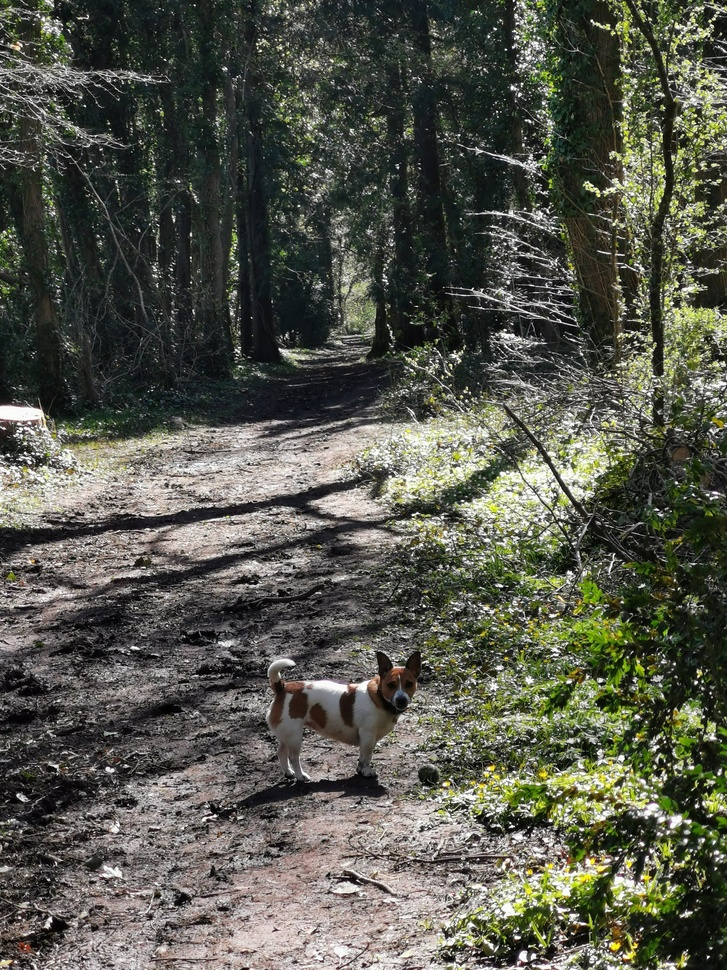
#> input picture Maxi.jpg, 727 x 970 px, shrunk from 2736 x 3648 before the run
$ python pillow.py
#> lines starting #> are read from the running program, lines starting #| are printed output that depends on the picture
from PIL import Image

image = Image.open('Maxi.jpg')
#> image is the input picture: PIL image 727x970 RGB; mean R, G, B 86.1, 87.7, 76.6
image.show()

# 180 Image rotate Image up side down 🙃
image = Image.open('Maxi.jpg')
image_rotate = image.rotate(180)
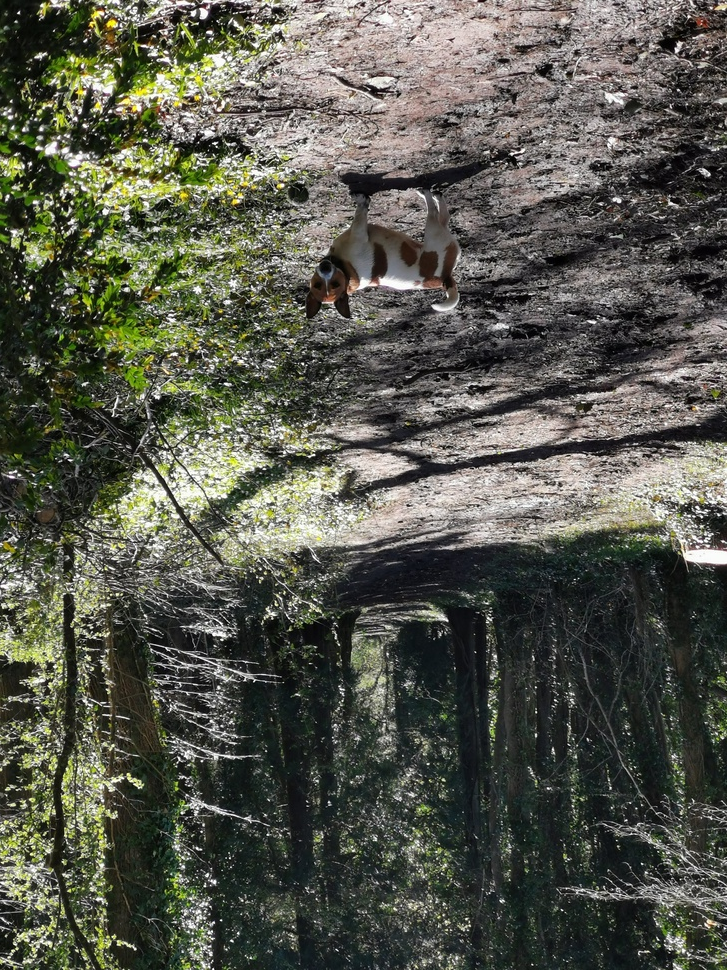
#> image_rotate: PIL image 727x970 RGB; mean R, G, B 86.1, 87.7, 76.6
image_rotate.show()

$ run again, with Wolf from home in pl.jpg copied over Maxi.jpg
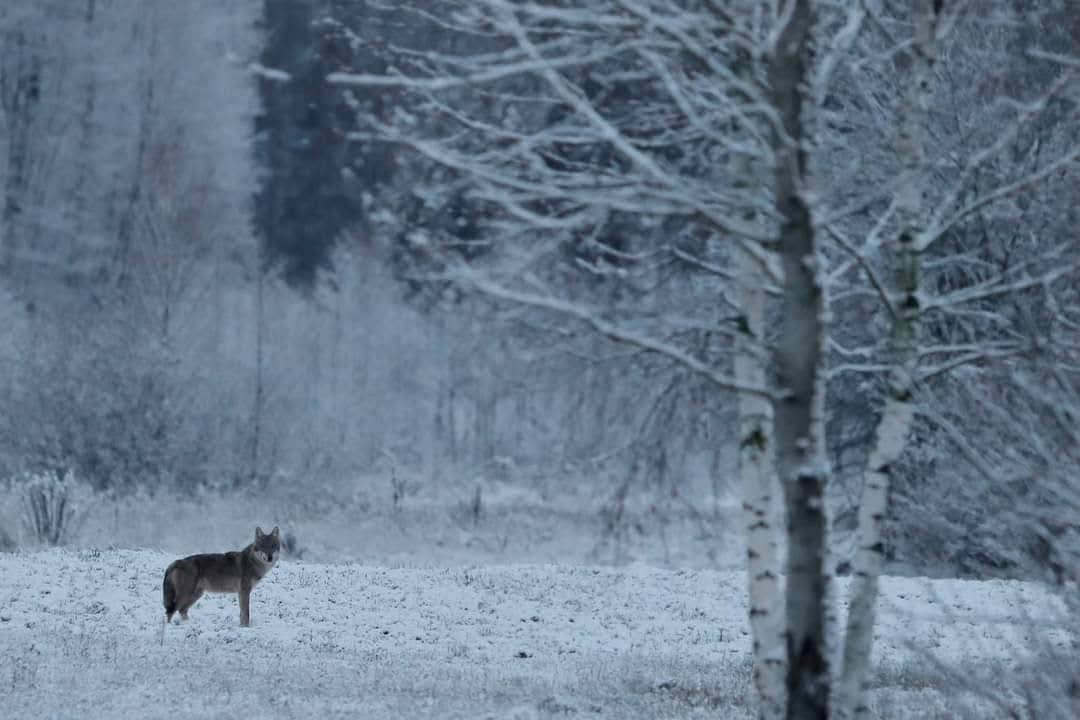
#> input picture Wolf from home in pl.jpg, 1080 x 720 px
#> image is the input picture: PIL image 1080x720 RGB; mean R, G, B 102.1, 119.9, 139.2
#> `image_rotate = image.rotate(180)`:
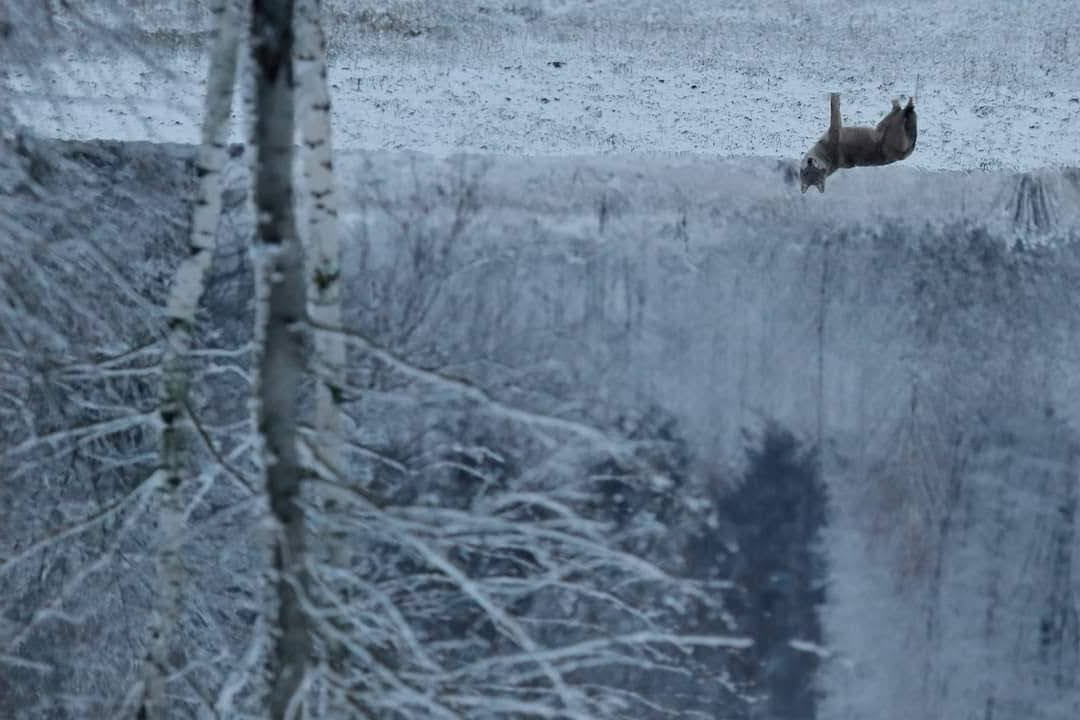
#> image_rotate: PIL image 1080x720 RGB; mean R, G, B 102.1, 119.9, 139.2

$ run again, with bird.jpg copied over Maxi.jpg
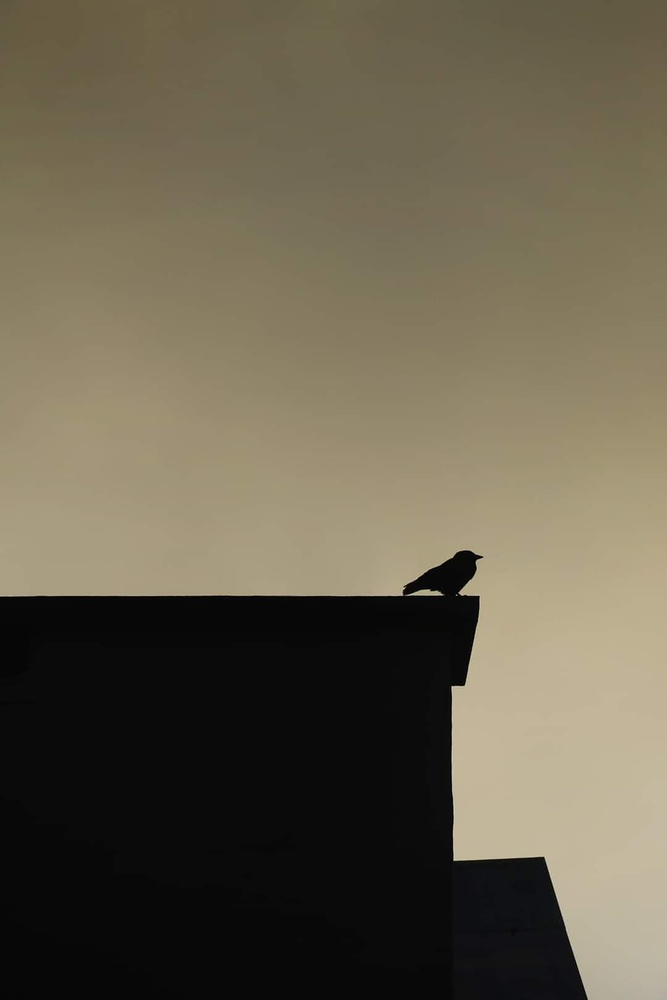
#> input picture bird.jpg, 667 x 1000 px, shrunk from 1080 x 1620 before the run
#> image is the input picture: PIL image 667x1000 RGB; mean R, G, B 103.3, 95.6, 77.3
#> `image_rotate = image.rotate(180)`:
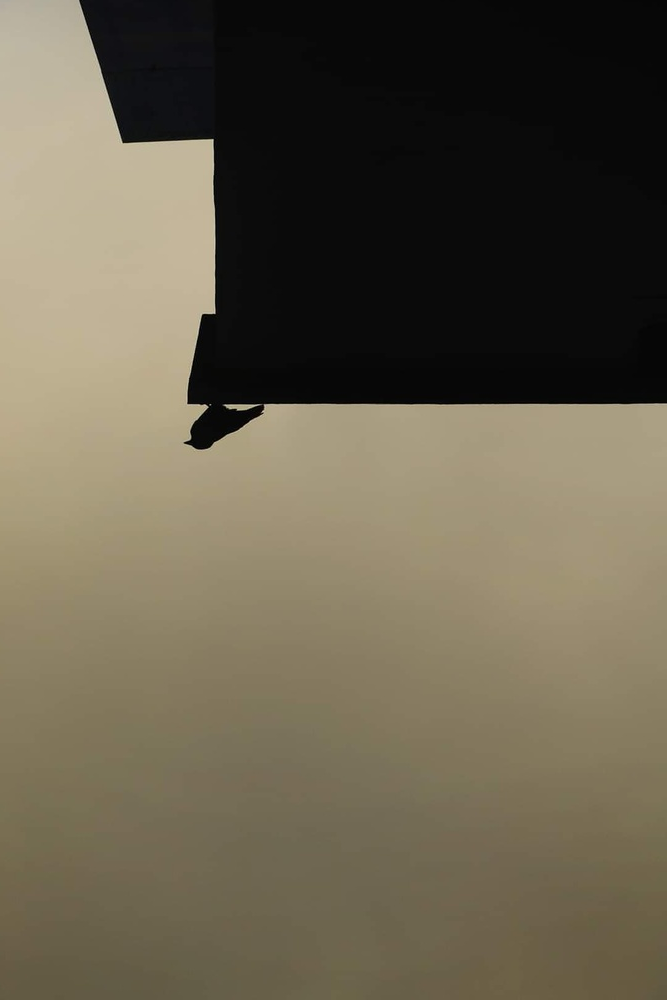
#> image_rotate: PIL image 667x1000 RGB; mean R, G, B 103.3, 95.6, 77.3

$ run again, with field in pl.jpg copied over Maxi.jpg
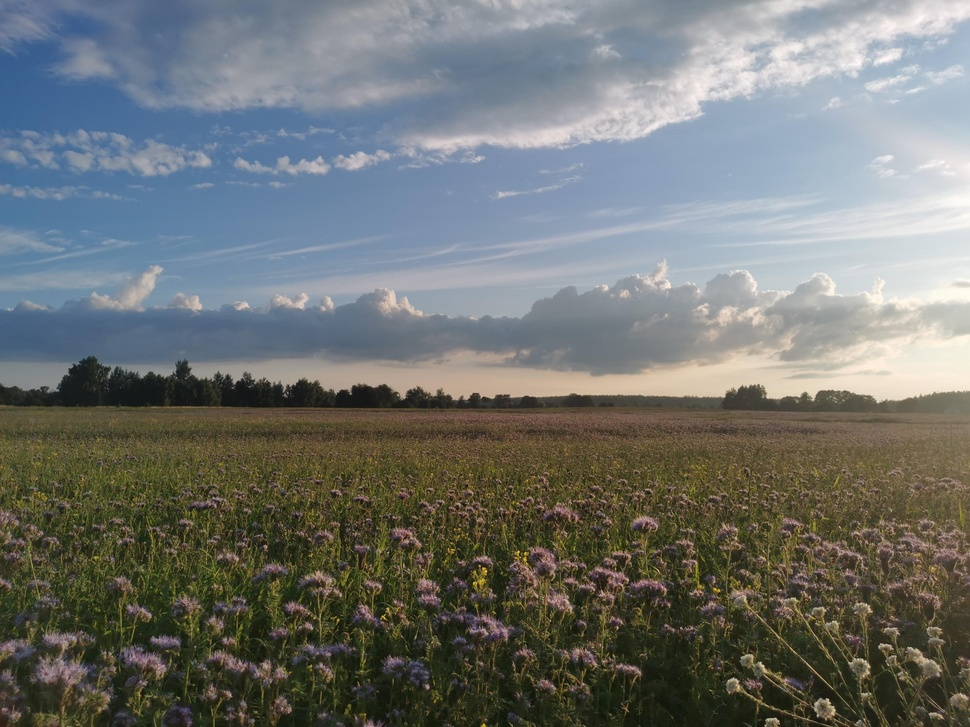
#> input picture field in pl.jpg, 970 x 727 px, shrunk from 3648 x 2736 before the run
#> image is the input picture: PIL image 970x727 RGB; mean R, G, B 111.9, 115.6, 113.1
#> `image_rotate = image.rotate(180)`:
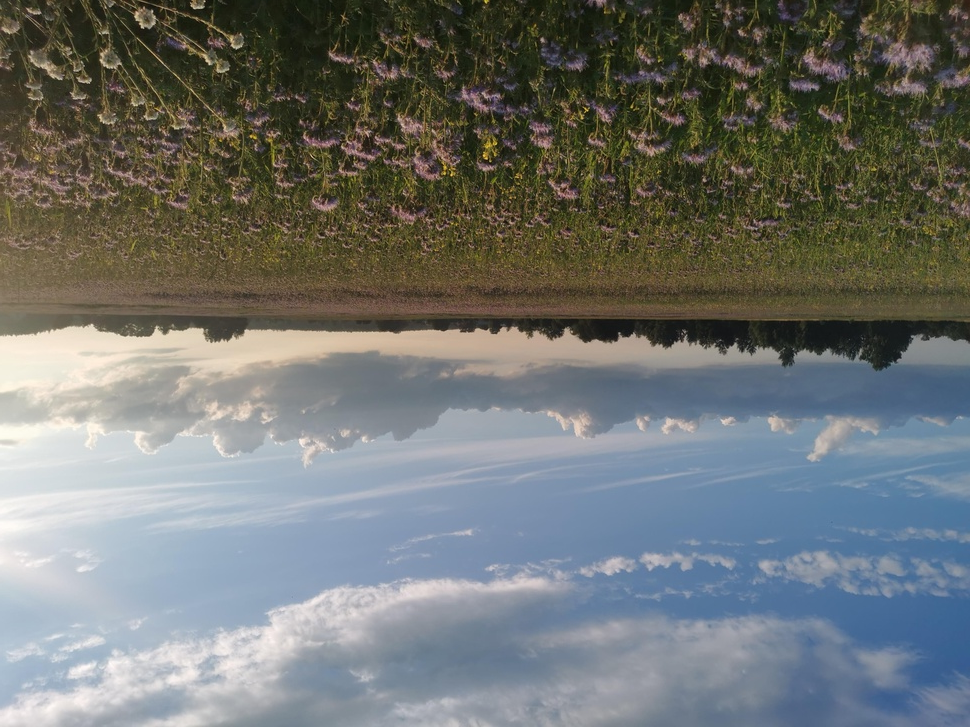
#> image_rotate: PIL image 970x727 RGB; mean R, G, B 111.9, 115.6, 113.1
